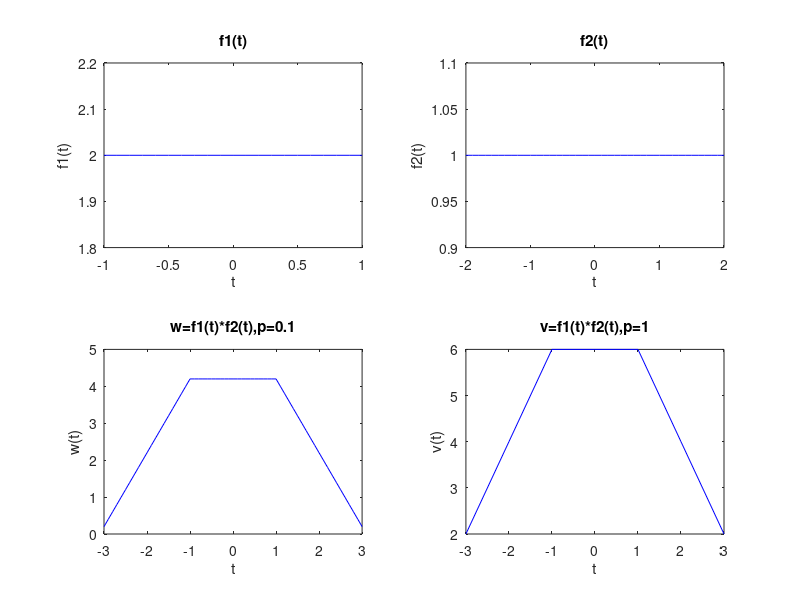

MATLAB code for this plot:
clear;
p=0.1;p1=1;
k1=-1:p:1;
k2=-2:p:2;
k5=-1:p1:1;
k6=-2:p1:2;

f1=2*ones(size(k1)).*and(k1>=-1,k1<=1);
f2=ones(size(k2)).*and(k2>=-2,k2<=2);
f3=2*ones(size(k5)).*and(k5>=-1,k5<=1);
f4=ones(size(k6)).*and(k6>=-2,k6<=2);


w=conv(f1,f2,'full');
w=w*p;

v=conv(f3,f4,'full');
v=v*p1;

k8=k1(1)+k2(1);
k3=length(f1)+length(f2)-2;
k=k8:p:k8+k3*p;

k4=k5(1)+k6(1);
k7=length(f3)+length(f4)-2;
k9=k4:p1:k4+k7*p1;

subplot(2,2,1)
plot(k1,f1,'b');
title('f1(t)');
xlabel('t');
ylabel('f1(t)');
%
subplot(2,2,2);
plot(k2,f2,'b');
title('f2(t)');
xlabel('t');
ylabel('f2(t)');

%
subplot(2,2,3);
plot(k,w,'b');
title('w=f1(t)*f2(t),p=0.1');
xlabel('t');
ylabel('w(t)');
%
subplot(2,2,4);
plot(k9,v,'b');
title('v=f1(t)*f2(t),p=1');
xlabel('t');
ylabel('v(t)');